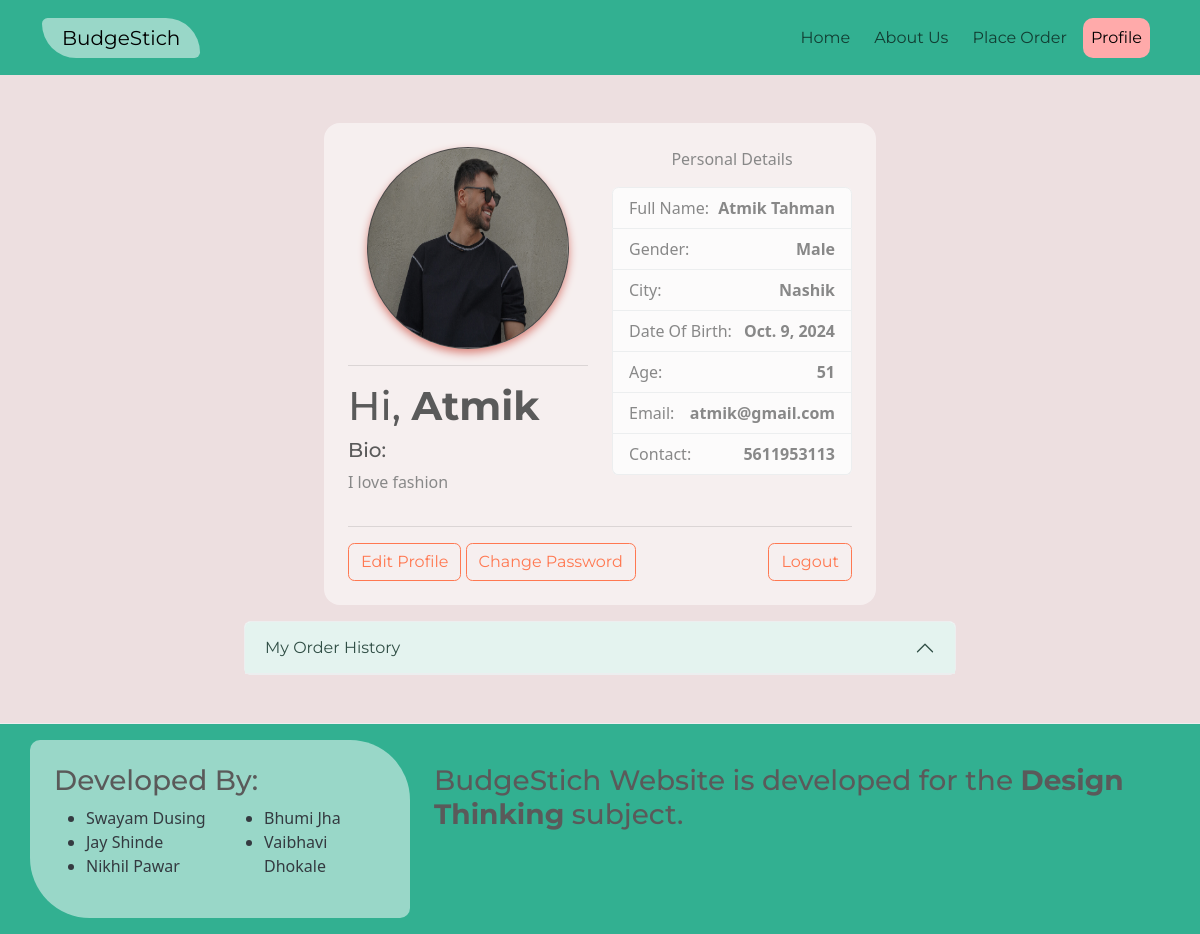
The page /userprofile/ (signed in) on the database its author committed.
### coreapp/models.py (models this page shows, shortened)
class CustomUser(AbstractUser): #this contains the clients info
    USER_TYPE_CHOICES = (
        ('client', 'Client'),
        ('tailor', 'Tailor'),
    )
    USER_GENDER = (
        ('male', 'Male'),
        ('female', 'Female'),
    )
    user_type = models.CharField(max_length=10, choices=USER_TYPE_CHOICES)
    profilepic = models.ImageField(upload_to='profile_pics/', blank=True, null=True,)
    gender = models.CharField(max_length=10, choices=USER_GENDER)
    experience = models.PositiveIntegerField(blank=True,null=True)
    age = models.PositiveIntegerField(blank=True,null=True)
    dob = models.DateField(blank=True,null=True)
    address = models.CharField(max_length=20,blank=True,null=True)
    addzipcode = models.CharField(max_length=10,blank=True,null=True)
    addcity = models.CharField(max_length=15,blank=True,null=True)
    addstate = models.CharField(max_length=15,blank=True,null=True)
    ratings = models.IntegerField(blank=True,null=True,default=0)
    biodis = models.CharField(max_length=255,blank=True,null=True)
    contact = models.CharField(max_length=15,blank=True,null=True)
    groups = models.ManyToManyField(
        Group,
        related_name='customuser_set',  # Change the related_name here
        blank=True,
        help_text='The groups this user belongs to.',
        verbose_name='groups',
    )
    user_permissions = models.ManyToManyField(
        Permission,
        related_name='customuser_set',  # Change the related_name here
        blank=True,
        help_text='Specific permissions for this user.',
        verbose_name='user permissions',
    )

### coreapp/views.py (the view)
# urls.py: path('userprofile/',views.profile),
def profile(request):
    orders = DressOrder.objects.filter(user=request.user.username).order_by('-created_at')
    return render(request,'profile.html',{'orders':orders})

### coreapp/templates/profile.html (shortened to what this page needs)
{% extends "base.html" %}
{% load static %}
{% block content %}
<div class="container-fluid   p-5">
    <div class="container rounded-4 profbackground  p-4" style="width: 50%;">
        <div class="row">
            <div class="col-md-6">
                {% if request.user.profilepic %}
                <div class="d-flex justify-content-center">
                    <div class="divprof">
                        <img src="{{ request.user.profilepic.url }}" alt="Profile Background"
                        style="border-radius:50%;" width="200px" height="200px">
                    </div>
                </div>
                <hr>
                {% endif %}
                <h1>Hi, <strong>{{ request.user.username }}</strong></h1>
                <h5>Bio:</h5>
                <p>{{ request.user.biodis}}</p>
            </div>
            <div class="col-md-6">
                <p class="text-center">Personal Details</p>
                <ul class="list-group profbackground">
                    <li class="list-group-item d-flex justify-content-between align-items-center profbackground1">
                        Full Name: <strong>{{ request.user.first_name }} {{ request.user.last_name }}</strong>
                    </li>
                    <li class="list-group-item d-flex justify-content-between align-items-center profbackground1">
                        Gender: <strong>{{ request.user.get_gender_display }}</strong>
                    </li>
                    <li class="list-group-item d-flex justify-content-between align-items-center profbackground1">
                        City: <strong>{{ request.user.addcity }}</strong>
                    </li>
                    <li class="list-group-item d-flex justify-content-between align-items-center profbackground1">
                        Date Of Birth: <strong>{{ request.user.dob }}</strong>
                    </li>
                    <li class="list-group-item d-flex justify-content-between align-items-center profbackground1">
                        Age: <strong>{{ request.user.age }}</strong>
                    </li>
                    <li class="list-group-item d-flex justify-content-between align-items-center profbackground1">
                        Email: <strong>{{ request.user.email }}</strong>
                    </li>
                    <li class="list-group-item d-flex justify-content-between align-items-center profbackground1">
                        Contact: <strong>{{ request.user.contact }}</strong>
                    </li>
                </ul>
            </div>
        </div>
        <hr>
        <div class="d-flex">
            <div class="me-auto">
                <a href="/edituserinfo/" class="btn btn-outline-danger">Edit Profile</a>
                <a href="/changepass/" class="btn btn-outline-danger">Change Password</a>
            </div>
            <a href="/userlogout/" class="btn btn-outline-danger">Logout</a>
        </div>
    </div>
    {% if request.user.user_type == 'client' %}
    <div class="container mt-3 ">
        <div class="row d-flex justify-content-center">
            <div class="col-md-8">
                <div class="accordion" id="accordionExample">
                    <div class="accordion-item">
                        <h2 class="accordion-header">
                            <button class="accordion-button" type="button" data-bs-toggle="collapse" data-bs-target="#collapseOne"
                                aria-expanded="true" aria-controls="collapseOne">
                                My Order History
                            </button>
                        </h2>
                    </div>
                </div>
            </div>
        </div>
    </div>
    {% endif %}
</div>
{% endblock %}

### coreapp/templates/base.html (style rules this page uses)
html, body { height: 100%; margin: 0; }
.ultralightred { background-color: #EDDFE0; }

### coreapp/templates/profile.html (style rules this page uses)
.profbackground { background-color: rgb(255, 255, 255, 0.5); }
.profbackground1 { background-color: rgb(255, 255, 255, 0.5); }
.divprof { background-color: rgba(0, 0, 0, 0.7); padding: 1px; border-radius: 50%; box-shadow: 0px 4px 8px #da847b; }

### rows shown on the page
CustomUser: user.profilepic (picture), user.username "Atmik", user.biodis "I love fashion", user.first_name "Atmik", user.last_name "Tahman", user.gender "Male", user.addcity "Nashik", user.dob "Oct. 9, 2024", user.age "51", user.email "atmik@gmail.com", user.contact "5611953113"
